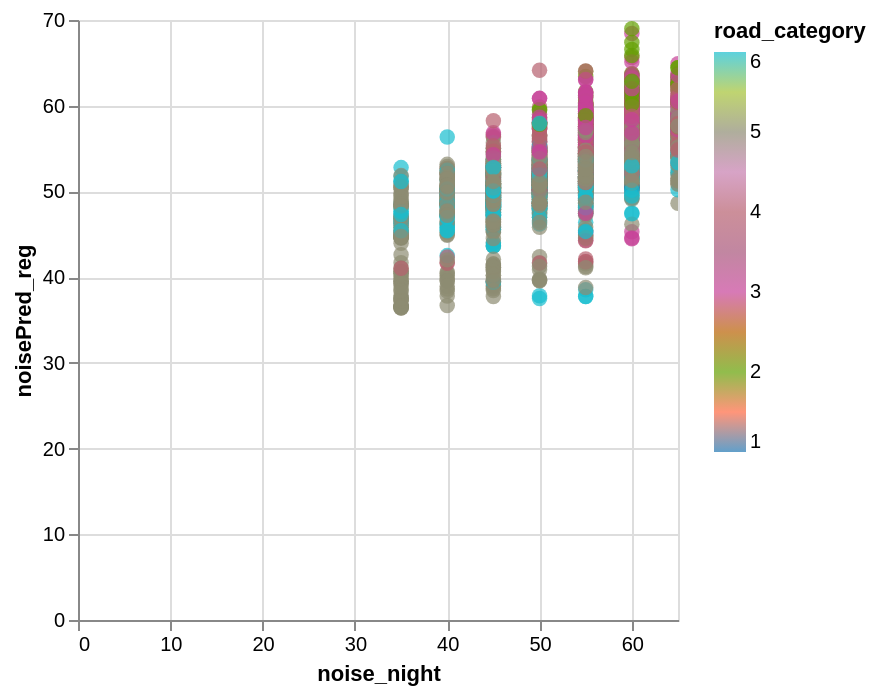

The cell this chart's notebook holds for it:
### Code cell
data_test['noisePred_reg'] = y_pred

alt.Chart(data_test).mark_circle(size=60).encode(
    x='noise_night',
    y='noisePred_reg',
    color=alt.Color('road_category', scale=alt.Scale(scheme='category10')),
    tooltip=['road_id']
).interactive()

### Figure 1 — Vega-Lite specification as saved in the notebook (floating-point values rounded to 4 significant figures; data arrays with more than 128 entries replaced by an {"elided": "..."} marker saying what was removed)
{"config": {"view": {"continuousWidth": 300, "continuousHeight": 300}}, "data": {"name": "data-0a6a849831a7e8d44bd22b6fc492df3a"}, "mark": {"type": "circle", "size": 60}, "encoding": {"color": {"field": "road_category", "scale": {"scheme": "category10"}, "type": "quantitative"}, "tooltip": [{"field": "road_id", "type": "nominal"}], "x": {"field": "noise_night", "type": "quantitative"}, "y": {"field": "noisePred_reg", "type": "quantitative"}}, "params": [{"name": "param_1e9efca18e7a2868", "select": {"type": "interval", "encodings": ["x", "y"]}, "bind": "scales"}], "$schema": "https://vega.github.io/schema/vega-lite/v6.4.1.json", "datasets": {"data-0a6a849831a7e8d44bd22b6fc492df3a": {"elided": "2525 records"}}}
